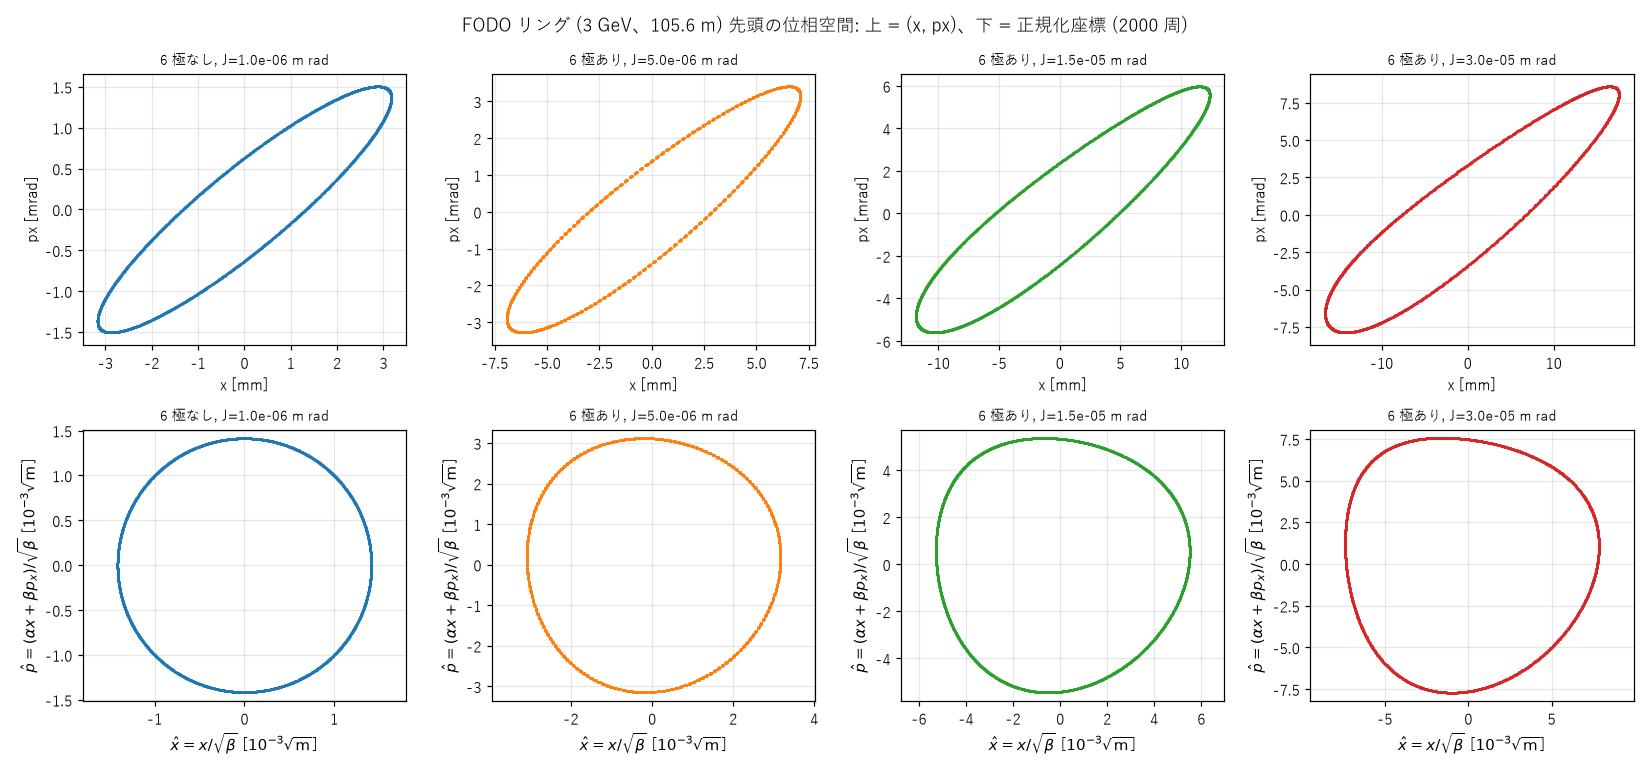

Write Python code to recreate this figure.
# -*- coding: utf-8 -*-
"""入門 §2: FODO リングの 1 粒子の位相空間 (x, px) と正規化座標。
  左: 6 極なし、小振幅 (J = 1e-6 m rad)。リング先頭の (x, px) の 1 周ごとの点は楕円、正規化座標 (x/√β, (αx+βpx)/√β) では円。
  中・右: 6 極あり (K2L = 4, −6)、振幅を大きくすると円が三角形にゆがみ、さらに大きいと外れる (J = 5e-6, 1.5e-5, 3e-5)。
使い方 (リポジトリ直下から): py -3.12 example/v2_3/primer_phase_space.py   出力: primer_phase_space.png、標準出力
"""
import math
import numpy as np
import primer_common as C
plt = C.setup_plot()
from pysad import adtsdirect as D

NT = 2000
lat0, rows0, tw0, nu0, circ = C.fodo(k2=(0.0, 0.0))
lat1, rows1, tw1, nu1, _ = C.fodo()
(ax, bx), (ay, by) = tw1
print('FODO リング: p = %.1f GeV/c、周長 %.3f m、24 セル。リング先頭 βx = %.4f m、αx = %.4f、νx = %.6f、νy = %.6f' % (C.P_FODO / 1e9, circ, bx, ax, nu1[0], nu1[1]))
print('J と振幅: x_max = √(2 J βx)。J = 1e-6 m rad → %.3f mm' % (1e3 * math.sqrt(2e-6 * bx)))
fig, axs = plt.subplots(2, 4, figsize=(15, 7))


def run(lat, tw, J, label, col):
    c = D.initial_coords(tw, [J], [1e-12], [0.0], [0.0])
    rec = D.track_record(lat.elements, C.P_FODO, c, NT)
    x, px = rec[:, 0, 0], rec[:, 0, 1]
    lost = (not np.all(np.isfinite(x))) or np.abs(x).max() > 0.5
    if lost:
        print('  %s: J = %.1e  失われた (|x| > 0.5 m または NaN)' % (label, J))
        return None
    xh, ph = x / math.sqrt(tw[0][1]), (tw[0][0] * x + tw[0][1] * px) / math.sqrt(tw[0][1])
    nux = D.record_tunes(rec, tw, guess=(float(D.fr(nu1[0])), float(D.fr(nu1[1]))), halfwidth=0.1)[0, 0]
    print('  %s: J = %.1e  x_max = %.3f mm  px_max = %.3f mrad  NAFF のチューン端数 νx = %.6f  (線形 %.6f)  正規化の半径の最大/最小 = %.4f' % (
        label, J, 1e3 * np.abs(x).max(), 1e3 * np.abs(px).max(), nux, float(D.fr(nu1[0])), np.hypot(xh, ph).max() / np.hypot(xh, ph).min()))
    return x, px, xh, ph


cases = [(lat0, tw0, 1e-6, '6 極なし', 'C0'), (lat1, tw1, 5e-6, '6 極あり', 'C1'), (lat1, tw1, 1.5e-5, '6 極あり', 'C2'), (lat1, tw1, 3e-5, '6 極あり', 'C3')]
for k, (lat, tw, J, lab, col) in enumerate(cases):
    r = run(lat, tw, J, lab, col)
    for row in (0, 1):
        a = axs[row, k]
        if r is not None:
            x, px, xh, ph = r
            if row == 0:
                a.plot(x * 1e3, px * 1e3, '.', ms=1.5, color=col)
                a.set_xlabel('x [mm]'); a.set_ylabel('px [mrad]')
            else:
                a.plot(xh * 1e3 / math.sqrt(1.0), ph * 1e3, '.', ms=1.5, color=col)
                a.set_xlabel(r'$\hat x = x/\sqrt{\beta}$ [$10^{-3}\sqrt{\mathrm{m}}$]'); a.set_ylabel(r'$\hat p=(\alpha x+\beta p_x)/\sqrt{\beta}$ [$10^{-3}\sqrt{\mathrm{m}}$]')
                a.set_aspect('equal', adjustable='datalim')
        else:
            a.text(0.5, 0.5, 'lost', ha='center', transform=a.transAxes)
        a.set_title('%s, J=%.1e m rad' % (lab, J), fontsize=9)
        a.grid(alpha=0.3)
fig.suptitle(u'FODO リング (3 GeV、105.6 m) 先頭の位相空間: 上 = (x, px)、下 = 正規化座標 (%d 周)' % NT)
fig.tight_layout()
fig.savefig(C.os.path.join(C.HERE, 'primer_phase_space.png'), dpi=110)
